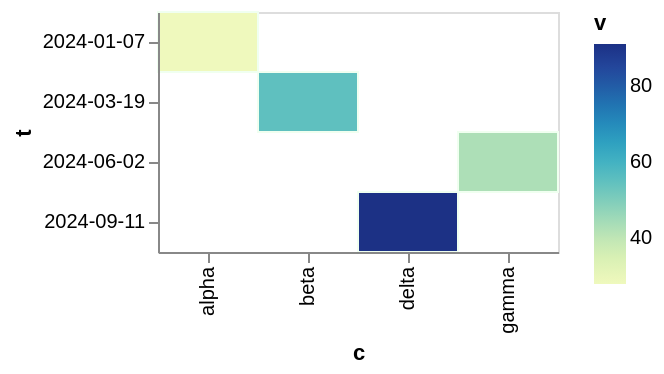

Specify this chart in Vega-Lite:
### Vega-Lite specification from a JSON file in a GitHub repository (floating-point values rounded to 4 significant figures)
{"$schema": "https://vega.github.io/schema/vega-lite/v6.json", "width": 200, "height": 120, "data": {"values": [{"c": "alpha", "v": 28, "w": 3, "t": "2024-01-07"}, {"c": "beta", "v": 55, "w": 7, "t": "2024-03-19"}, {"c": "gamma", "v": 43, "w": 5, "t": "2024-06-02"}, {"c": "delta", "v": 91, "w": 9, "t": "2024-09-11"}]}, "mark": {"type": "rect", "stroke": "honeydew"}, "encoding": {"x": {"field": "c", "type": "nominal"}, "y": {"field": "t", "type": "ordinal"}, "color": {"field": "v", "type": "quantitative"}}}
